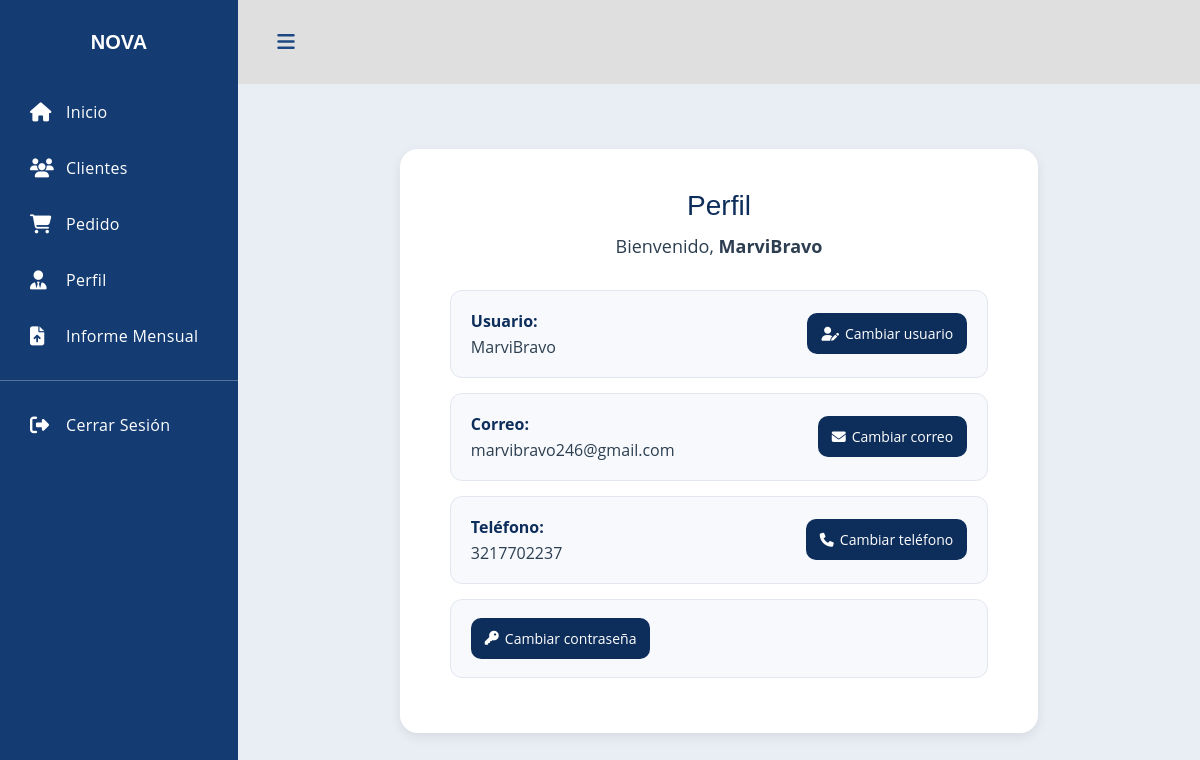
The app's page /config/ (signed in), older data.
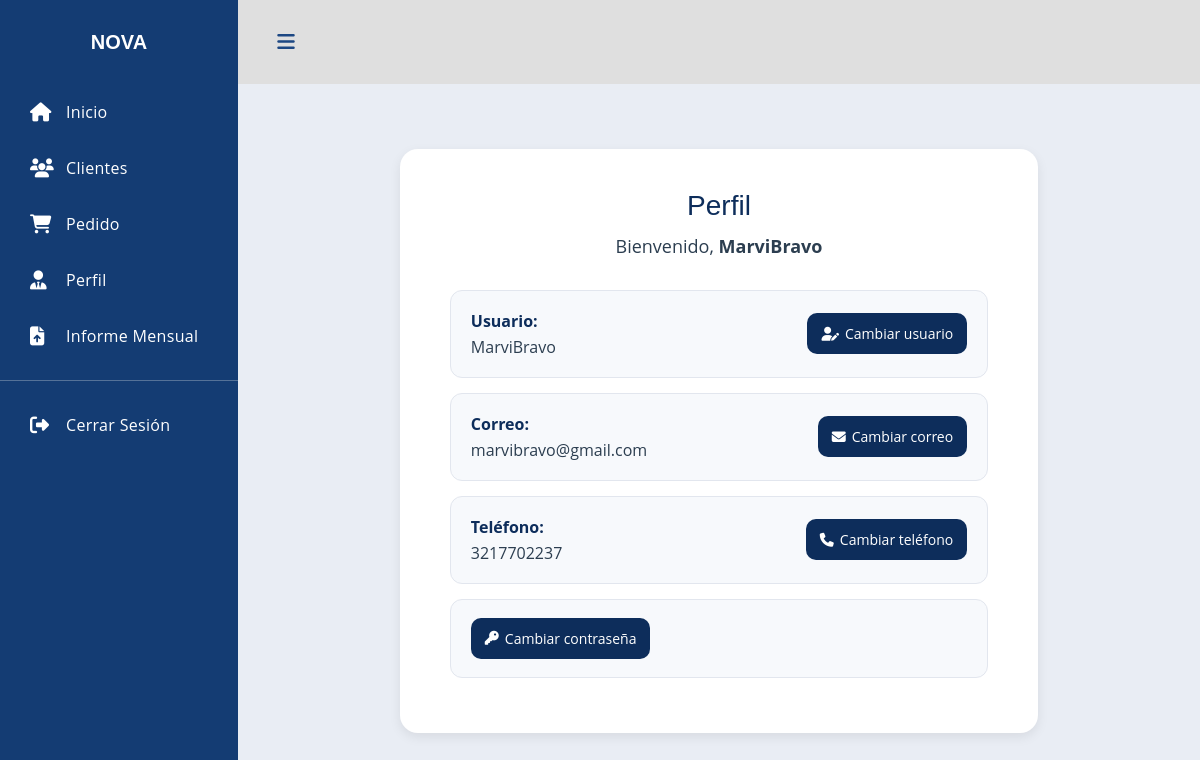
The same page, newer data.
### usuarios/models.py (models this page shows, shortened)
class Usuario(models.Model):
    usuario = models.CharField(max_length=50, unique=True)
    contraseña = models.CharField(max_length=255)  # Puedes dejarlo TEXT
    correo = models.EmailField(unique=True, null=True, blank=True)
    telefono = models.CharField(max_length=15, null=True, blank=True)
    fecha_registro = models.DateTimeField(auto_now_add=True)

### usuarios/decorators.py (the view)
    def wrapper(request, *args, **kwargs):
        usuario_id = request.session.get("usuario_id")
        if usuario_id is None:
            return redirect("login")
        request.usuario_actual = Usuario.objects.get(id=usuario_id)
        return func(request, *args, **kwargs)

### config/views.py (called while the page is built)
@login_requerido
def config_dashboard(request):
    usuario = request.usuario_actual
    return render(request, "config/dashboard.html", {"usuario": usuario})

### config/templates/config/dashboard.html (shortened to what this page needs)
{% extends 'menu/menu.html' %}
{% load static %}
{% block content %}
<link rel="stylesheet" href="{% static 'config/CSS/config.css' %}">
<div class="config-container">
    <div class="config-card">
        <h2 class="config-title">Perfil</h2>
        <p class="welcome-user">
            Bienvenido, <strong>{{ usuario.usuario }}</strong>
        </p>
        <ul class="config-list">
            <li class="config-item">
                <div class="item-info">
                    <span class="item-label">Usuario:</span>
                    <span class="item-value">{{ usuario.usuario }}</span>
                </div>
                <a class="item-btn" href="{% url 'cambiar_usuario' %}">
                    <i class="fa-solid fa-user-pen"></i> Cambiar usuario
                </a>
            </li>
            <li class="config-item">
                <div class="item-info">
                    <span class="item-label">Correo:</span>
                    <span class="item-value">{{ usuario.correo }}</span>
                </div>
                <a class="item-btn" href="{% url 'cambiar_correo' %}">
                    <i class="fa-solid fa-envelope"></i> Cambiar correo
                </a>
            </li>
            <li class="config-item">
                <div class="item-info">
                    <span class="item-label">Teléfono:</span>
                    <span class="item-value">{{ usuario.telefono }}</span>
                </div>
                <a class="item-btn" href="{% url 'cambiar_telefono' %}">
                    <i class="fa-solid fa-phone"></i> Cambiar teléfono
                </a>
            </li>
            <li class="config-item config-item-last">
                <a class="item-btn full" href="{% url 'cambiar_contraseña' %}">
                    <i class="fa-solid fa-key"></i> Cambiar contraseña
                </a>
            </li>
        </ul>
    </div>
</div>
{% endblock %}

Row changes from the older to the newer data that the page shows:
changed Usuario "MarviBravo": correo "marvibravo246@gmail.com" → "marvibravo@gmail.com"
